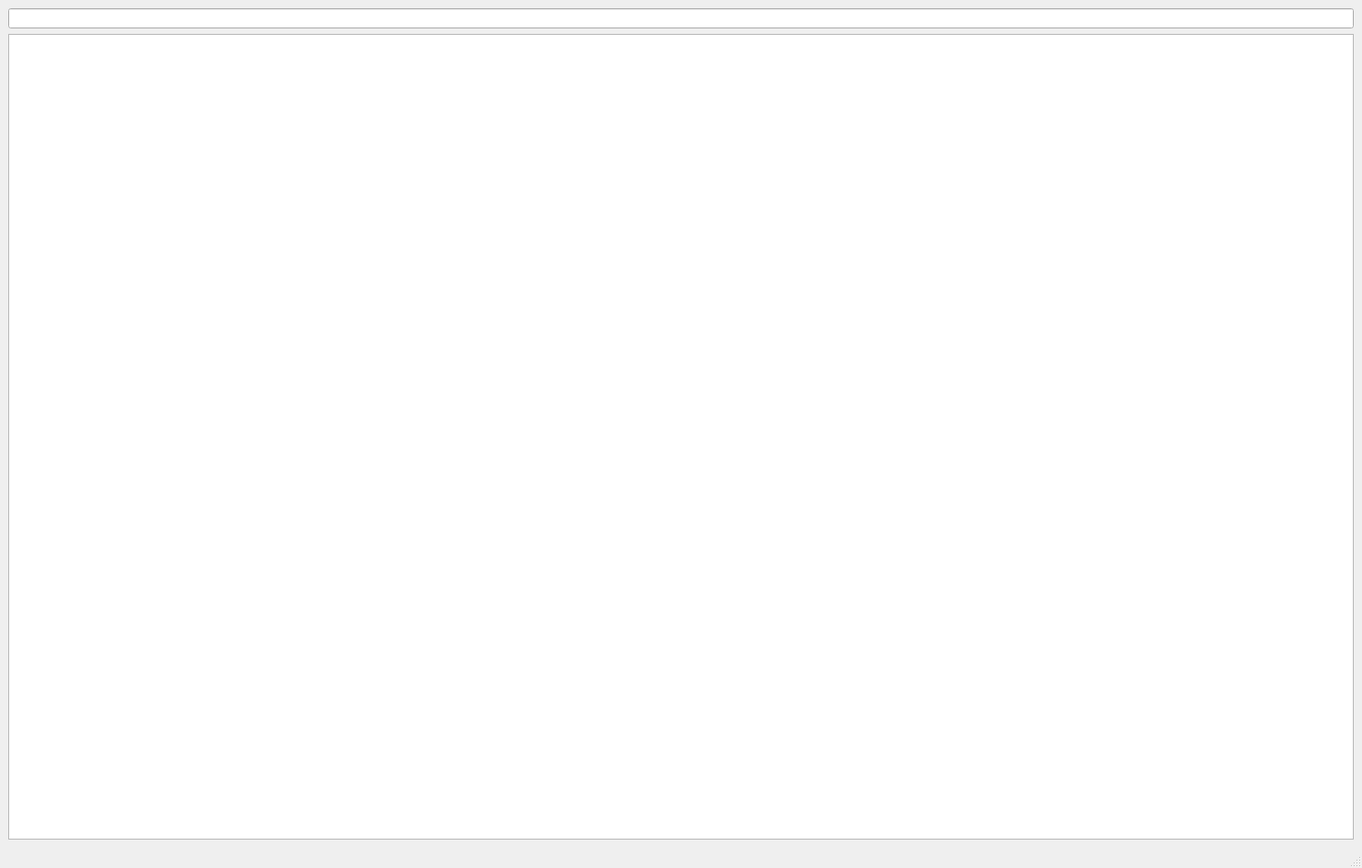
<?xml version="1.0" encoding="UTF-8"?>
<ui version="4.0">
 <class>MainWindow</class>
 <widget class="QMainWindow" name="MainWindow">
  <property name="geometry">
   <rect>
    <x>0</x>
    <y>0</y>
    <width>1486</width>
    <height>947</height>
   </rect>
  </property>
  <property name="windowTitle">
   <string>MainWindow</string>
  </property>
  <widget class="QWidget" name="centralwidget">
   <layout class="QVBoxLayout" name="verticalLayout">
    <item>
     <widget class="QLineEdit" name="tagSearch"/>
    </item>
    <item>
     <widget class="GraphWidget" name="graphicsView"/>
    </item>
   </layout>
  </widget>
  <widget class="QMenuBar" name="menubar">
   <property name="geometry">
    <rect>
     <x>0</x>
     <y>0</y>
     <width>1486</width>
     <height>30</height>
    </rect>
   </property>
  </widget>
  <widget class="QStatusBar" name="statusbar"/>
 </widget>
 <customwidgets>
  <customwidget>
   <class>GraphWidget</class>
   <extends>QGraphicsView</extends>
   <header>GraphWidget.hpp</header>
  </customwidget>
 </customwidgets>
 <resources/>
 <connections/>
</ui>
